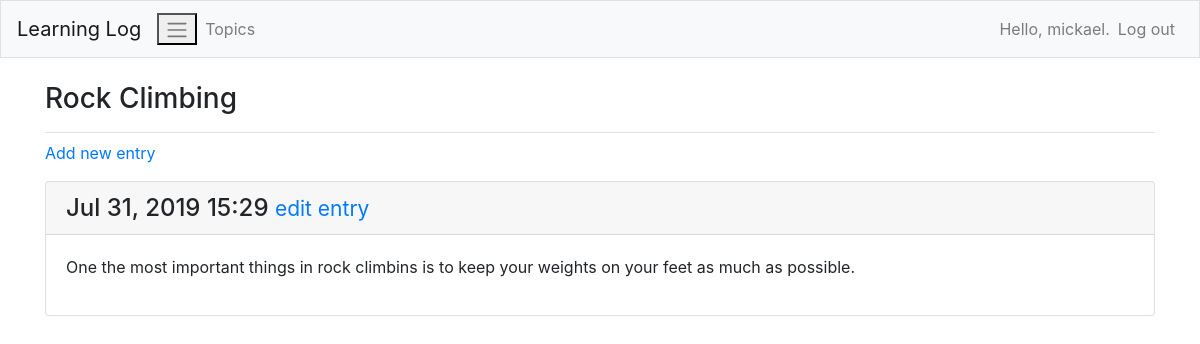
The app's page /topics/2/ (signed in), older data.
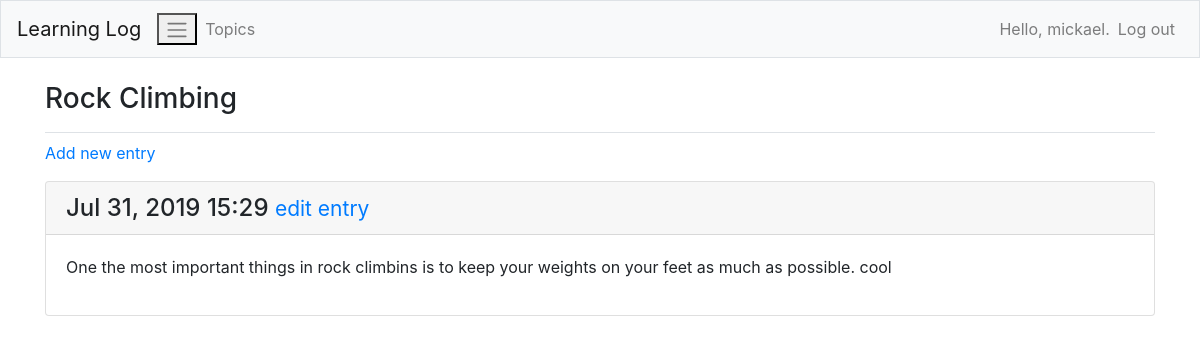
The same page, newer data.
### learning_logs/models.py (models this page shows)
class Entry(models.Model):
    topic = models.ForeignKey(Topic, on_delete=models.CASCADE)
    text = models.TextField()
    date_added = models.DateTimeField(auto_now_add=True)

### learning_logs/views.py (the view)
# urls.py: path('topics/<int:topic_id>/', views.topic, name='topic'),
@login_required
def topic(request, topic_id):
    topic = Topic.objects.get(id=topic_id)
    if topic.owner != request.user:
        raise Http404
    entries = topic.entry_set.order_by('-date_added')
    context = {'topic': topic, 'entries': entries}
    return render(request, 'learning_logs/topic.html', context)

### learning_logs/models.py (called while the page is built)
    def __str__(self):
        return self.text

### learning_logs/templates/learning_logs/topic.html
{% extends 'learning_logs/base.html' %}
{% block page_header %}
    <h3>{{ topic }}</h3>
{% endblock page_header %}
{% block content %}
    <p>
        <a href="{% url 'learning_logs:new_entry' topic.id %}">Add new entry</a>
    </p>
    {% for entry in entries %}
        <div class="card mb-3">
            <h4 class ="card-header">
                {{ entry.date_added|date:'M d, Y H:i' }}
                <small><a href="{% url 'learning_logs:edit_entry' entry.id %}">edit entry</a> </small>
            </h4>
            <div class="card-body">
                {{ entry.text|linebreaks }}
            </div>
        </div>
    {% empty %}
        <li>There are no entries for this topic yet.</li>
    {% endfor %}
{% endblock content %}

Row changes from the older to the newer data that the page shows:
changed Entry: text "One the most important things in rock climbins is to keep your weights on your feet as much as possible." → "One the most important things in rock climbins is to keep your weights on your feet as much as possible. cool"
